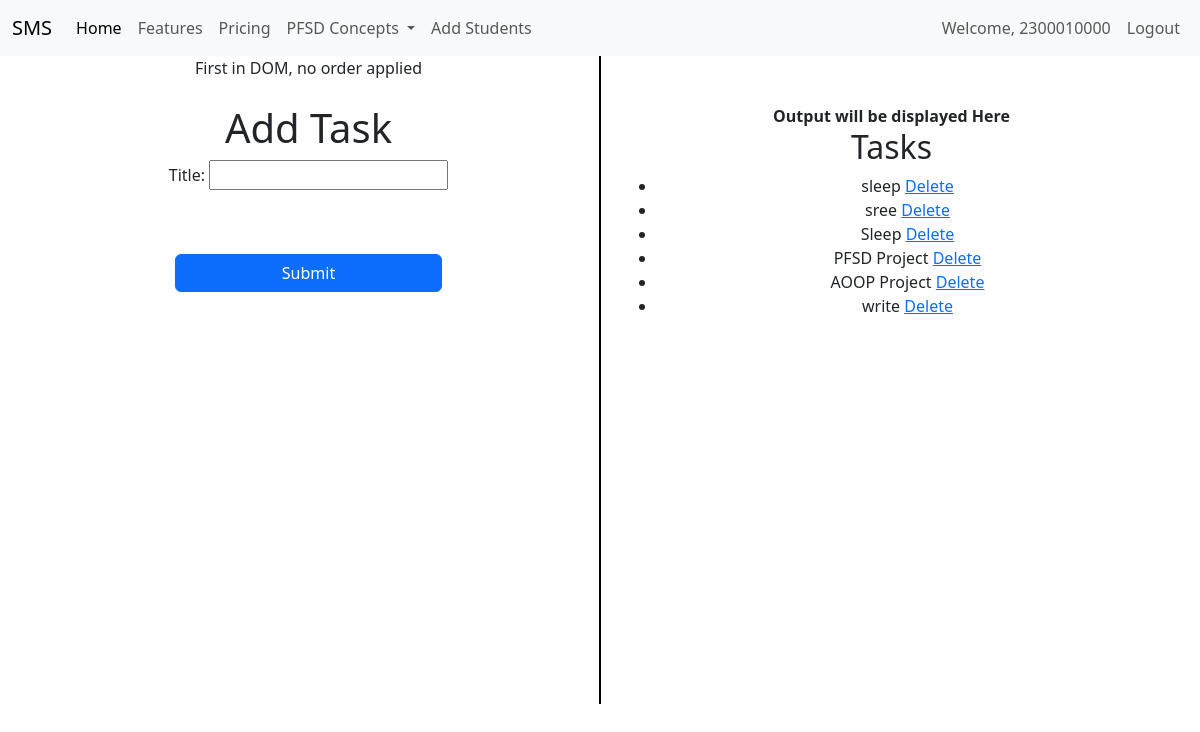
Page /add_task/ (signed in) on the committed database.
### adminapp/models.py (models this page shows, shortened)
class Task(models.Model):
    title= models.CharField(max_length=200)
    created_at= models.DateTimeField(auto_now_add=True)

### adminapp/views.py (the view)
# urls.py: path('add_task/',views.add_task,name='add_task'),
def add_task(request):
    if request.method=='POST':
        form = TaskForm(request.POST)
        if form.is_valid():
            form.save()
            return redirect('add_task')
    else:
        form=TaskForm()
    tasks = Task.objects.all()
    return render(request,'adminapp/add_task.html',{'form':form,'tasks':tasks})

### adminapp/forms.py
class TaskForm(forms.ModelForm):
    class Meta:
        model = Task
        fields = ['title']

### templates/adminapp/add_task.html (shortened to what this page needs)
{% extends 'Navbar/ProjectNavBar.html' %}
{% load static %}
{% block body %}
<div class="container text-center">
  <div class="row">
    <div class="col">
      First in DOM, no order applied
        <br><br>
            <h1>Add Task</h1>
            <form method="post" action="{% url 'add_task' %}">{% csrf_token %}
            {{ form.as_p }}
            <br><br>
            <div class="d-grid gap-2 col-6 mx-auto">
            <button class="btn btn-primary" type="submit">Submit</button>
            </div>
        </form>
    </div>
      <br><br><br><br><br><br><br><br><br><br><br><br><br><br><br><br>
      <br><br><br><br><br><br><br><br><br><br><br>
       <div class="col-auto d-flex align-items-center">
      <div style="border-left: 2px solid black; height: 100%;"></div>
    </div>
    <div class="col">
        <br><br>
        <strong> Output will be displayed Here</strong>
              <h2>Tasks</h2>
    <ul>
        {% for task in tasks %}
            <li>
                {{ task.title }}
                <a href="{% url 'delete_task' task.pk %}">Delete</a>
            </li>
        {% endfor %}
    </ul>
    </div>
  </div>
</div>
{% endblock %}

### templates/Navbar/ProjectNavBar.html (shortened to what this page needs)
<!DOCTYPE html>
<html lang="en">
<head>
    <link href="https://cdn.jsdelivr.net/npm/bootstrap@5.3.3/dist/css/bootstrap.min.css" rel="stylesheet">
</head>
<body>
<nav class="navbar navbar-expand-lg navbar-light bg-light">
  <div class="container-fluid">
    <a class="navbar-brand" href=" {% url 'projecthomepage' %} ">SMS</a>
    <div class="collapse navbar-collapse" id="navbarNavDropdown">
      <ul class="navbar-nav">
        <li class="nav-item">
          <a class="nav-link active" aria-current="page" href="#">Home</a>
        </li>
        <li class="nav-item">
          <a class="nav-link" href="#">Features</a>
        </li>
        <li class="nav-item">
          <a class="nav-link" href="#">Pricing</a>
        </li>
        <li class="nav-item dropdown">
          <a class="nav-link dropdown-toggle" href="#" id="navbarDropdownMenuLink" role="button" data-bs-toggle="dropdown" aria-expanded="false">
            PFSD Concepts
          </a>
        </li>
          <li class="nav-item">
          <a class="nav-link" href="{% url 'add_student' %}">Add Students</a>
        </li>
      </ul>
    </div>
  <ul  class="navbar-nav ms-auto">
<li>
        {% if user.is_authenticated %}
        <li class="nav-item">
        <span class="nav-link">Welcome, {{ user.username }}</span>
    </li>
          <li class="nav-item">
          <a class="nav-link" href="{% url 'logout' %}">Logout</a>
          </li>
        {% endif %}
 </li>
      </ul>
  </div>
</nav>
{% block body %}
{% endblock %}
</body>
</html>

### rows in the picture
Task: title "sleep"
Task: title "sree"
Task: title "Sleep"
Task: title "PFSD Project"
Task: title "AOOP Project"
Task: title "write"

### other values in the picture
{{ user.username }} "2300010000"
